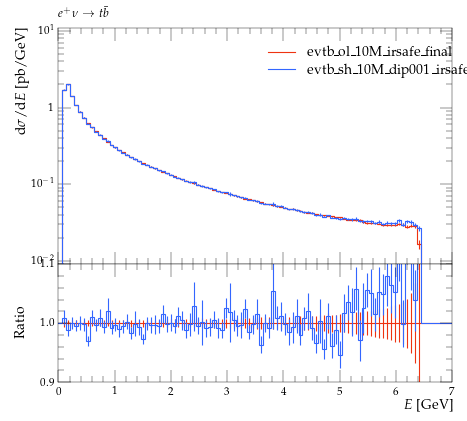

This figure's Python source:
#! /usr/bin/env python

# This Python script was auto-generated using YODA v2.0.0.
# Analysis object: /evtb/inc_jg_e
# Timestamp: 16-04-2024 (13:49:16)

import matplotlib as mpl
import matplotlib.pyplot as plt
mpl.use('Agg') # comment out for interactive use
import os
import numpy as np

plotDir = os.path.split(os.path.realpath(__file__))[0]
if 'YODA_USER_PLOT_PATH' in globals():
    plot_outdir = globals()['YODA_USER_PLOT_PATH']
else:
    plot_outdir = plotDir

#plot style
plt.style.use(os.path.join(plotDir, '../default.mplstyle'))
# plot metadata
figW, figH = plt.rcParams['figure.figsize']
ax_xLabel = r'$E$ [GeV]'
ax_yLabel = r'$\mathrm{d}\sigma / \mathrm{d} E$ [pb/GeV]'
ax_title  = r'$e^+ \nu \to t \bar b$'
ax_xScale = 'linear'
ax_yScale = 'log'
xLims = (0.0, 7.0)
yLims = (0.009000000000000001, 11.0)

# TeX-friendly labels for the legend
labels = [ r"evtb\_ol\_10M\_irsafe\_final", r"evtb\_sh\_10M\_VIRS\_dip001\_irsafe\_final" ]

# Create figure and axis objects
fig, (ax, ratio0_ax) = plt.subplots(2, 1, sharex=True,
                  figsize=(figW,figH), gridspec_kw={'height_ratios': (2, 1)})
ratio0_ax.yaxis.set_major_locator(mpl.ticker.MultipleLocator(0.1))
ratio0_ax.set_ylim(0.9, 1.1)
ratio0_ax.set_ylabel('Ratio')

# LineColor map: curve index -> color
linecolors = {0: '#EE3311', 1: '#3366FF'}
# the numerical data is stored in a separate file
dataf = dict()
prefix = os.path.split(__file__)[0]
if prefix:    prefix = prefix + '/'
exec(open(prefix+'inc_jg_e__data.py').read(), dataf)


legend_handles = [] # keep track of handles for the legend

# style options for curves
# starts at zorder>=5 to draw curve on top of legend
styles = {
  'curve0': {
    'color' : linecolors[0],
    'linestyle' : '-',
    'marker' : 'o',
    'zorder' : 5,
    'histstyle' : True,
  },
  'curve1': {
    'color' : linecolors[1],
    'linestyle' : '-',
    'marker' : 'o',
    'zorder' : 6,
    'histstyle' : True,
  },
}
# curve from input yoda files in main panel
for label in dataf['yvals'].keys():
    if all(np.isnan(v) for v in dataf['yvals'][label]):
        continue
    tmp = None
    if styles[label]['histstyle']: # draw as histogram
        tmp, = ax.plot(dataf['xedges'], dataf['yedges'][label],
                       color=styles[label]['color'],
                       linestyle=styles[label]['linestyle'],
                       drawstyle='steps-pre', solid_joinstyle='miter',
                       zorder=styles[label]['zorder'], label=label)
        ax.errorbar(dataf['xpoints'], dataf['yvals'][label], color=styles[label]['color'],
                    xerr=dataf['xerrs'], yerr=[dataf['ydowns'][label], dataf['yups'][label]],
                    linestyle='none', zorder=styles[label]['zorder'])
    else: # draw as scatter
        tmp = ax.errorbar(dataf['xpoints'], dataf['yvals'][label],
                          xerr=dataf['xerrs'],
                          yerr=[ dataf['ydowns'][label],
                          dataf['yups'][label] ],
                          fmt=styles[label]['marker'],
                          ecolor=styles[label]['color'],
                          color=styles[label]['color'], zorder=2)
        tmp[-1][0].set_linestyle(styles[label]['linestyle'])
    legend_handles += [tmp]
    for varLabel in dataf['variation_yvals'].keys():
        if varLabel.startswith(label):
            tmp, = ax.plot(dataf['xedges'], dataf['variation_yvals'][varLabel],
                           color=styles[label]['color'],
                           linestyle=styles[label]['linestyle'],
                           drawstyle='steps-pre', solid_joinstyle='miter',
                           zorder=styles[label]['zorder'], alpha=0.5)


# plots on ratio panel
# curve from input yoda files in ratio panel
for label, yvals in dataf['ratio0_yvals'].items():
    if all(np.isnan(v) for v in yvals):
        continue
    if styles[label]['histstyle']: # plot as histogram
        ratio0_ax.plot(dataf['xedges'], yvals,
                       color=styles[label]['color'],
                       linestyle=styles[label]['linestyle'],
                       drawstyle='steps-pre', zorder=1,
                       solid_joinstyle='miter')
        ratio0_ax.vlines(dataf['xpoints'],
                         dataf['ratio0_ymin'][label],
                         dataf['ratio0_ymax'][label],
                         color=styles[label]['color'], zorder=1)
    else: # plot as scatter
        tmp = ratio0_ax.errorbar(dataf['xpoints'],
                                 yvals, xerr=dataf['xerrs'],
                                 yerr=dataf['ratio0_yerrs'][label],
                                 fmt=styles[label]['marker'],
                                 ecolor=styles[label]['color'],
                                 color=styles[label]['color'])
        tmp[-1][0].set_linestyle(styles[label]['linestyle'])

    for varlabel in dataf['ratio0_variation_vals'].keys():
        if varlabel.startswith(label):
            ratio0_ax.plot(dataf['xedges'],
                            dataf['ratio0_variation_vals'][varlabel],
                            color=styles[label]['color'],
                            linestyle=styles[label]['linestyle'],
                            drawstyle='steps-pre', solid_joinstyle='miter',
                            zorder=1, alpha=0.5)

legend_pos = (0.5, 0.97)
ax.legend(legend_handles, labels, loc='upper left', bbox_to_anchor=legend_pos)

# set plot metadata as defined above
ratio0_ax.set_xlabel(ax_xLabel)
ratio0_ax.xaxis.set_label_coords(1., -.15)
ax.set_ylabel(ax_yLabel, loc='top')
ax.set_title(ax_title, loc='left')
ax.set_xscale(ax_xScale)
ax.set_yscale(ax_yScale)
ax.set_xlim(xLims)
ax.set_ylim(yLims)

# tick formatting
plt.rcParams['xtick.top'] = True
plt.rcParams['ytick.right'] = True
ax.yaxis.set_major_locator(mpl.ticker.LogLocator(base=10.0, numticks=np.inf))
ax.yaxis.set_minor_locator(mpl.ticker.LogLocator(
                           base=10.0, subs=np.arange(0.1, 1, 0.1), numticks=np.inf))
fig.align_ylabels((ax, ratio0_ax))
plt.savefig(os.path.join(plot_outdir, 'inc_jg_e.pdf'), format='PDF')
plt.savefig(os.path.join(plot_outdir, 'inc_jg_e.png'), format='PNG')

plt.close(fig)
